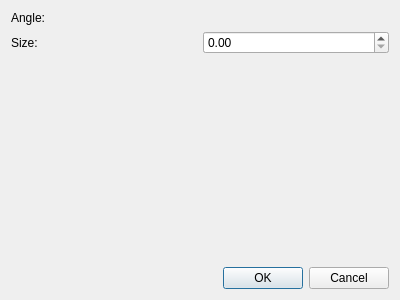
<?xml version="1.0" encoding="UTF-8"?>
<ui version="4.0">
 <class>CADRefineDialog</class>
 <widget class="QDialog" name="CADRefineDialog">
  <property name="geometry">
   <rect>
    <x>0</x>
    <y>0</y>
    <width>400</width>
    <height>300</height>
   </rect>
  </property>
  <property name="windowTitle">
   <string>CAD Refine</string>
  </property>
  <layout class="QVBoxLayout" name="verticalLayout">
   <item>
    <layout class="QGridLayout" name="gridLayout">
     <item row="0" column="0">
      <widget class="QLabel" name="label_1">
       <property name="text">
        <string>Angle:</string>
       </property>
      </widget>
     </item>
     <item row="1" column="1">
      <widget class="QDoubleSpinBox" name="angleSpinBox"/>
     </item>
     <item row="1" column="0">
      <widget class="QLabel" name="label_2">
       <property name="text">
        <string>Size:</string>
       </property>
      </widget>
     </item>
     <item row="1" column="1">
      <widget class="QDoubleSpinBox" name="sizeSpinBox"/>
     </item>
    </layout>
   </item>
   <item>
    <spacer name="verticalSpacer">
     <property name="orientation">
      <enum>Qt::Vertical</enum>
     </property>
     <property name="sizeHint" stdset="0">
      <size>
       <width>20</width>
       <height>40</height>
      </size>
     </property>
    </spacer>
   </item>
   <item>
    <widget class="QDialogButtonBox" name="buttonBox">
     <property name="standardButtons">
      <set>QDialogButtonBox::Cancel|QDialogButtonBox::Ok</set>
     </property>
    </widget>
   </item>
  </layout>
 </widget>
 <resources/>
 <connections/>
</ui>
